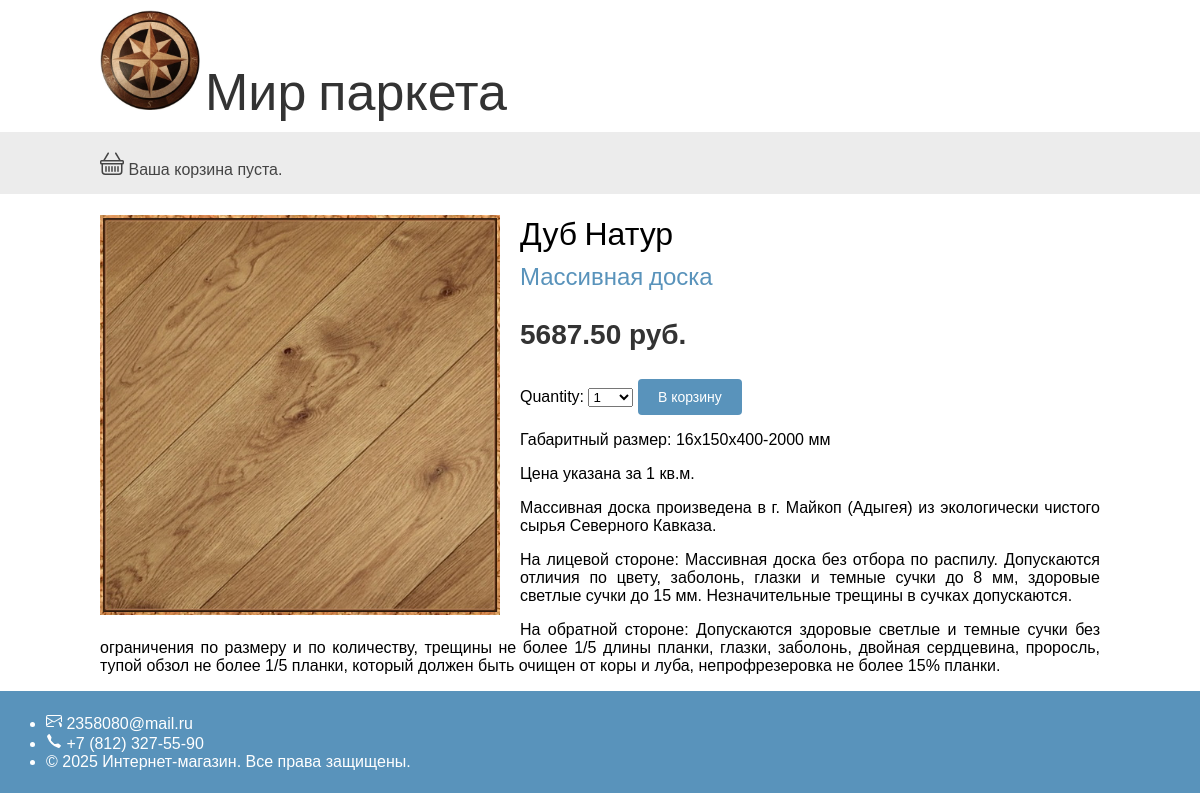
Page /1/dub-natur/ on the committed database.
### shop/models.py (models this page shows, shortened)
class Product(models.Model):
    category = models.ForeignKey(Category, related_name='products', on_delete=models.CASCADE)
    name = models.CharField(max_length=200)
    slug = models.SlugField(max_length=200)
    image = models.ImageField(upload_to='products/%Y/%m/%d', blank=True)
    descriptions = models.TextField(blank=True)
    price = models.DecimalField(max_digits=10, decimal_places=2)
    available = models.BooleanField(default=True)
    created = models.DateTimeField(auto_now_add=True)
    updated = models.DateTimeField(auto_now=True)
    class Meta:
        ordering = ['name']
        indexes = [
            models.Index(fields=['id', 'slug']),
            models.Index(fields=['name']),
            models.Index(fields=['-created']),
        ]

class Category(models.Model):
    name = models.CharField(max_length=200)
    slug = models.SlugField(max_length=200, unique=True)
    class Meta:
        ordering = ['name']
        indexes = [
            models.Index(fields=['name']),
        ]
        verbose_name = 'category'
        verbose_name_plural = 'categories'
    def __str__(self):
        return self.name
    def get_absolute_url(self):
        return reverse('shop:product_list_by_category',
                       args=[self.slug])

### shop/views.py (the view)
# urls.py: path('<int:id>/<slug:slug>/', views.product_detail, name='product_detail'),
def product_detail(request, id, slug):
    product = get_object_or_404(Product, id=id, slug=slug, available=True)
    cart_product_form = CartAddProductForm()
    return render(request,
                  'shop/product/detail.html',
                  {'product': product, 'cart_product_form': cart_product_form})

### cart/forms.py
class CartAddProductForm(forms.Form):
    quantity= forms.TypedChoiceField(choices=PRODUCT_QUANTITY_CHOICES, coerce=int)
    override = forms.BooleanField(required=False, initial=False, widget=forms.HiddenInput)

### cart/cart.py (called while the page is built)
    def __len__(self):
        return sum(item['quantity'] for item in self.cart.values())

### cart/context_processors.py (called while the page is built)
def cart(request):
    return {'cart': Cart(request)}

### shop/templates/shop/product/detail.html (shortened to what this page needs)
{% extends "shop/base.html" %}
{% load static %}
{% block content %}
    <div class="product-detail">
        <img src="{% if product.image %}{{ product.image.url }}{% else %}{% static 'img/no_image.png' %}{% endif %}">
        <h1>{{ product.name }}</h1>
        <h2>
            <a href="{{ product.category.get_absolute_url }}">
                {{ product.category }}
            </a>
        </h2>
        <p class="price">{{ product.price }} руб.</p>
        <form action="{% url 'cart:cart_add' product.id %}" method="post">
            {{ cart_product_form }}
            <input type="submit" value="В корзину">
        </form>
        {{ product.descriptions|linebreaks }}
    </div>
{% endblock %}

### shop/static/css/base.css (style rules this page uses)
body { margin:0; padding:0; font-family:helvetica, sans-serif; }
h1, h2, h3, h4, h5 , h6 { font-family: 'Ubuntu', sans-serif; font-weight:normal; }
a { text-decoration:none; color:#5993bb; }
a.button, input[type="submit"] { color:#fff; background:#5993bb; border-radius:4px; padding:10px 20px; font-size:14px; border:0; }
.product-detail { text-align:justify; }
.product-detail .price { color:#333; font-size:28px; font-weight:bold; }
.product-detail img { width:40%; float:left; padding:0 20px 20px 0; }
.product-detail h1 { margin-bottom:0; }
.product-detail h2 { margin-top:10px; }

### rows in the picture
Product: image (picture), name "Дуб Натур", category "Массивная доска", price "5687.50", descriptions "Габаритный размер: 16х150х400-2000 мм Цена указана за 1 кв.м. Массивная доска произведена в г. Майкоп (Адыгея) из экологически чистого сырья Северного Кавказа. На лицевой стороне: Массивная доска без отбора по распилу. Допускаются отличия по цвету, заболонь, глазки и темные сучки до 8 мм, здоровые светлые сучки до 15 мм. Незначительные трещины в сучках допускаются. На обратной стороне: Допускаются здоровые светлые и темные сучки без ограничения по размеру и по количеству, трещины не более 1/5 длины планки, глазки, заболонь, двойная сердцевина, проросль, тупой обзол не более 1/5 планки, который должен быть очищен от коры и луба, непрофрезеровка не более 15% планки."
